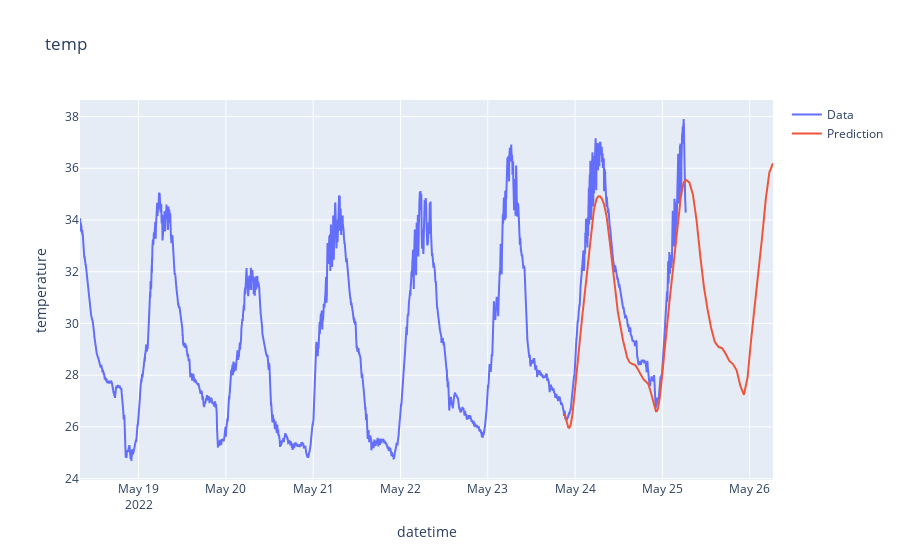

Here is the notebook cell this chart was saved with:
### Code cell
trace1 = go.Scatter(
    x = new_column['ds'].values,
    y = new_column['y'].values,
    mode = 'lines',
    name = 'Data'
)
trace2 = go.Scatter(
    x = forecast['ds'].values,
    y = forecast['yhat1'].values,
    mode = 'lines',
    name = 'Prediction'
)

layout = go.Layout(
    title = "temp",
    xaxis = {'title' : "datetime"},
    yaxis = {'title' : "temperature"}
)
fig = go.Figure(data=[trace1, trace2], layout=layout)
fig.show()

### Figure 1 — Plotly figure (JSON) as saved in the notebook; plotly's stock layout.template omitted (floating-point values rounded to 4 significant figures; data arrays with more than 128 entries replaced by an {"elided": "..."} marker saying what was removed)
{"data": [{"mode": "lines", "name": "Data", "type": "scatter", "x": {"elided": "9990 str values"}, "y": {"elided": "9990 float values"}}, {"mode": "lines", "name": "Prediction", "type": "scatter", "x": {"elided": "2022 str values"}, "y": {"elided": "2022 float values"}}], "layout": {"title": {"text": "temp"}, "xaxis": {"title": {"text": "datetime"}}, "yaxis": {"title": {"text": "temperature"}}}}
